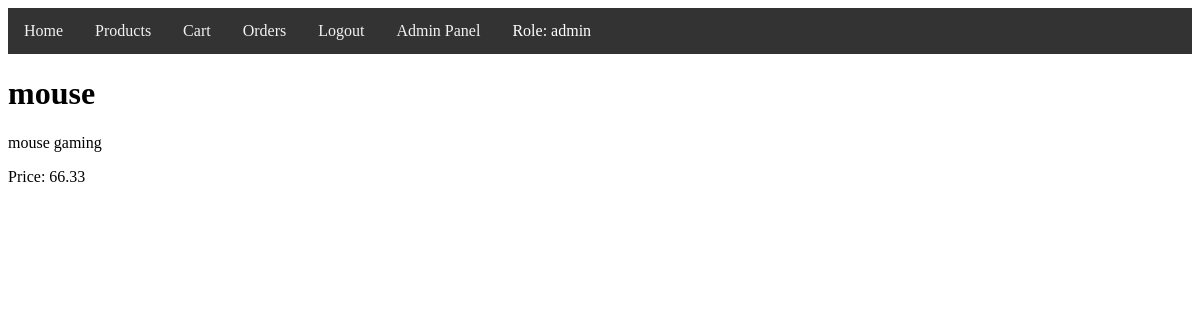
Page /product/3 (signed in) on the earlier database version.
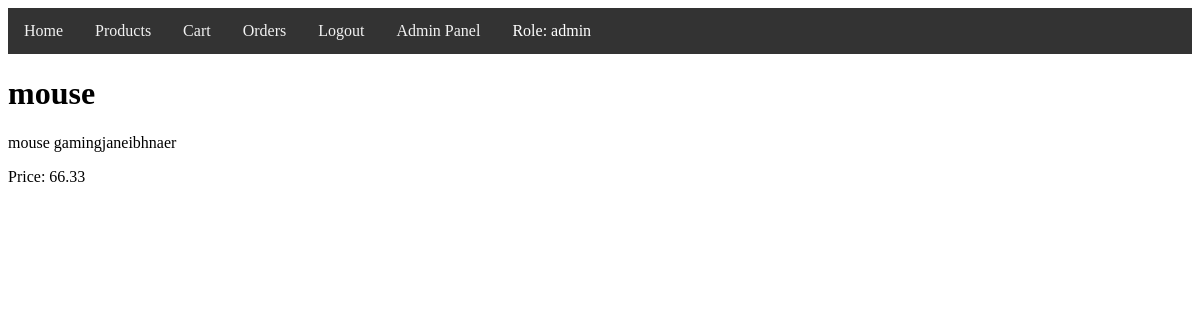
Same page on the later database version.
### models/product/product.py (models this page shows)
class Product(db.Model):
    id = db.Column(db.Integer, primary_key=True)
    name = db.Column(db.String(150), unique=True, nullable=False)
    description = db.Column(db.String(500), nullable=False)
    price = db.Column(db.Float, nullable=False)

### controllers/product/product_view.py (the view)
@product_blueprint.route('/product/<int:product_id>')
def product_detail(product_id):
    if 'user_id' not in session:
        flash('You need to be logged in to view this page.', 'danger')
        return redirect(url_for('user.login'))
    product = product_repository.get_product_data(product_id)
    user = User.query.get(session.get('user_id')) if 'user_id' in session else None
    return render_template('product_detail.html', product=product, user=user)

### controllers/product/product_repository.py (called while the page is built)
    @staticmethod
    def get_product_data(product_id):
        return Product.query.get_or_404(product_id)

### templates/product_detail.html (shortened to what this page needs)
{% extends "base.html" %}
{% block content %}
<h1>{{ product.name }}</h1>
<p>{{ product.description }}</p>
<p>Price: {{ product.price }}</p>
{% endblock %}

Differences in the rows shown:
changed Product "mouse": description "mouse gaming" → "mouse gamingjaneibhnaer"
